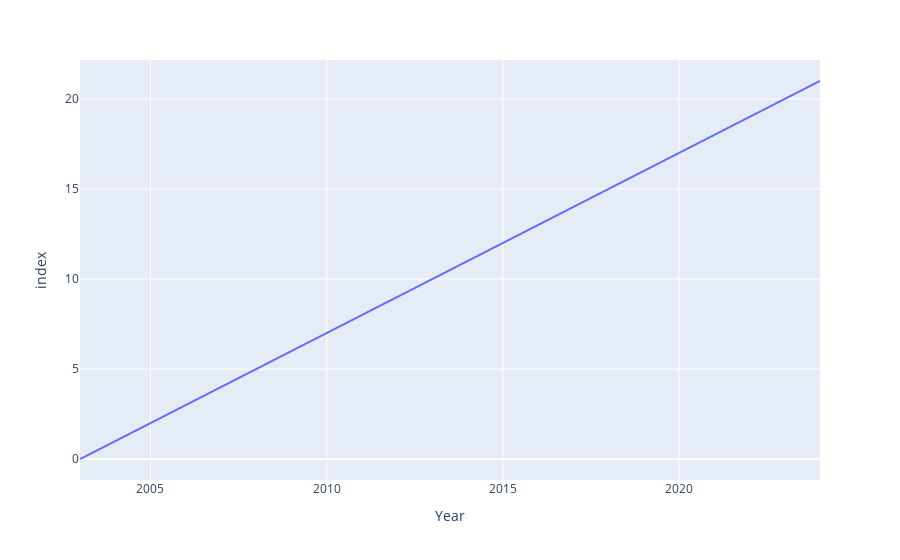

This figure's notebook cell:
### Code cell
fig = px.line(
    d.reset_index(),
    x = 'Year',
    # y = [col+'-scaled' for col in plot_data_scaled.columns]
)
fig.show()

### Figure 1 — Plotly figure (JSON) as saved in the notebook; plotly's stock layout.template omitted (floating-point values rounded to 4 significant figures)
{"data": [{"hovertemplate": "Year=%{x}<br>index=%{y}<extra></extra>", "legendgroup": "", "line": {"color": "#636efa", "dash": "solid"}, "marker": {"symbol": "circle"}, "mode": "lines", "name": "", "orientation": "h", "showlegend": false, "type": "scatter", "x": [2003, 2004, 2005, 2006, 2007, 2008, 2009, 2010, 2011, 2012, 2013, 2014, 2015, 2016, 2017, 2018, 2019, 2020, 2021, 2022, 2023, 2024], "xaxis": "x", "y": [0, 1, 2, 3, 4, 5, 6, 7, 8, 9, 10, 11, 12, 13, 14, 15, 16, 17, 18, 19, 20, 21], "yaxis": "y"}], "layout": {"autosize": true, "legend": {"tracegroupgap": 0}, "margin": {"t": 60}, "xaxis": {"anchor": "y", "autorange": true, "domain": [0, 1], "range": [2003, 2024], "title": {"text": "Year"}, "type": "linear"}, "yaxis": {"anchor": "x", "autorange": true, "domain": [0, 1], "range": [-1.167, 22.17], "title": {"text": "index"}, "type": "linear"}}}
